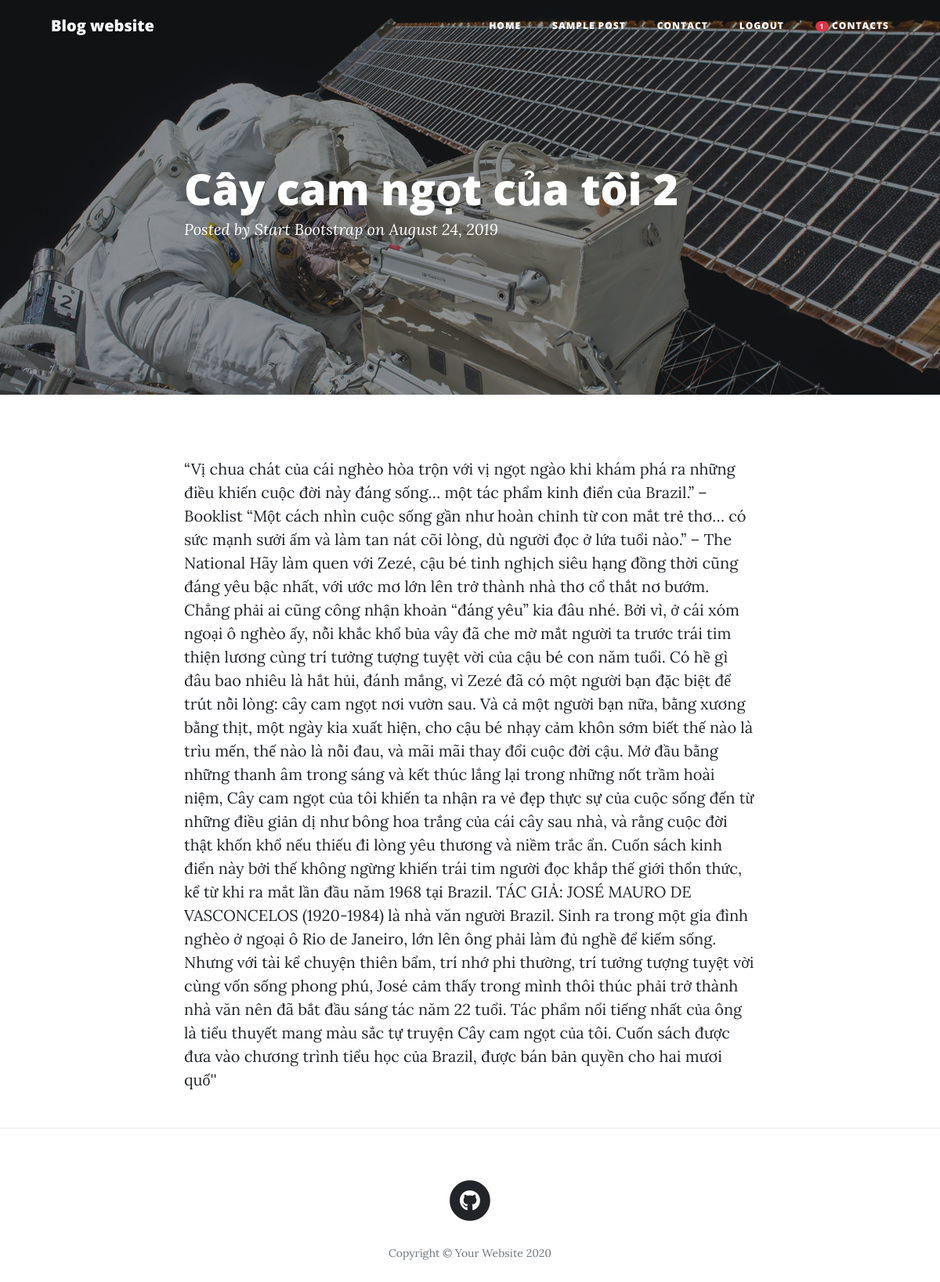
The app's page /post.php (signed in) with its own data.
### tables this page shows
CREATE TABLE `blog` (
  `blog_id` int(10) NOT NULL,
  `user_id` int(10) NOT NULL,
  `blog_date` date NOT NULL DEFAULT current_timestamp(),
  `blog_title` varchar(100) NOT NULL,
  `blog_content` varchar(20000) NOT NULL,
  `blog_img` varchar(255) NOT NULL
);

### php/show-blog.php (called while the page is built, shortened)
<?php
function getSamplePost() {
	$sql_title = "SELECT * FROM blog WHERE blog_id = 1";
	$Result = mysqli_query($GLOBALS['conn'], $sql_title);
	if (mysqli_num_rows($Result) > 0) {
		return $Result;
	}
}

### post.php (the view, shortened to what this page needs)
<?php require_once('./php/show-blog.php') ?>
<!DOCTYPE html>
<html lang="en">
<?php include './templates/head.php'; ?>
<body>
  <?php include './templates/nav.php'; ?>
  <?php
    $result = getSamplePost();
  ?>
  <header class="masthead" style="background-image: url('img/post-bg.jpg')">
    <div class="overlay"></div>
    <div class="container">
      <div class="row">
        <div class="col-lg-8 col-md-10 mx-auto">
          <div class="post-heading">
            <h1>
            <?php
              $content = "";
              while ($row = mysqli_fetch_array($result)) {
                echo "<h1>". $row['blog_title']. "</h1>";
                $content = $row['blog_content'];
              }
            ?>
            </h1>
            <span class="meta">Posted by
              <a href="#">Start Bootstrap</a>
              on August 24, 2019</span>
          </div>
        </div>
      </div>
    </div>
  </header>
  <article>
    <div class="container">
      <div class="row">
        <div class="col-lg-8 col-md-10 mx-auto">
           <p><?php echo $content; ?> </p>
        </div>
      </div>
    </div>
  </article>
  <hr>
  <?php include 'footer.php'; ?>
</body>
</html>

### records on screen
blog: blog_title "Cây cam ngọt của tôi 2", blog_content "“Vị chua chát của cái nghèo hòa trộn với vị ngọt ngào khi khám phá ra những điều khiến cuộc đời này đáng sống… một tác phẩm kinh điển của Brazil.” – Booklist “Một cách nhìn cuộc sống gần như hoàn chỉnh từ con mắt trẻ thơ… có sức mạnh sưởi ấm và làm tan nát cõi lòng, dù người đọc ở lứa tuổi nào.” – The National Hãy làm quen với Zezé, cậu bé tinh nghịch siêu hạng đồng thời cũng đáng yêu bậc nhất, với ước mơ lớn lên trở thành nhà thơ cổ thắt nơ bướm. Chẳng phải ai cũng công nhận khoản “đáng yêu” kia đâu nhé. Bởi vì, ở cái xóm ngoại ô nghèo ấy, nỗi khắc khổ bủa vây đã che mờ mắt người ta trước trái tim thiện lương cùng trí tưởng tượng tuyệt vời của cậu bé con năm tuổi. Có hề gì đâu bao nhiêu là…"

### other values on screen
$totalContact "1"
